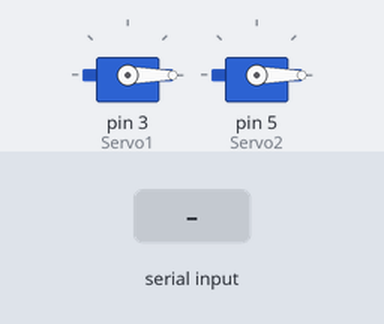
Bench run of a sketch on a simulated Arduino Uno, built with avr-gcc and run on an emulated ATmega328P. Parts: 2 × servo. Wiring (inferred from the names in the program): 2 × servo: signal pin 3 / signal pin 5. Inputs (shaded band) come from the test bench. Servo pulses on a pin are drawn as a servo (544–2400 µs = 0–180°).

Above: at 1.2 s.
1.3 s: "1:90:45\n" received over Serial
At 2.3 s:
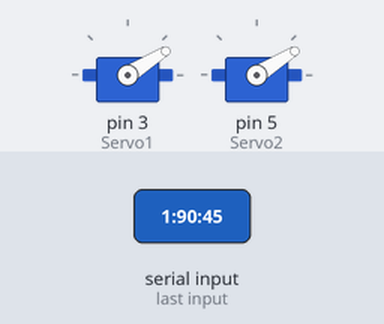
2.8 s: "30:150\n" received over Serial
At 3.2 s:
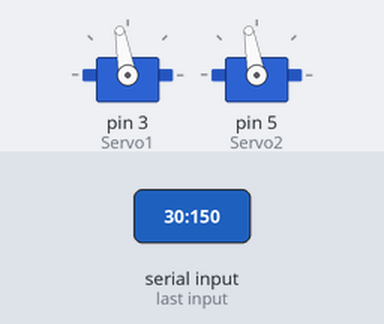
4.3 s: "200\n" received over Serial
At 5.3 s:
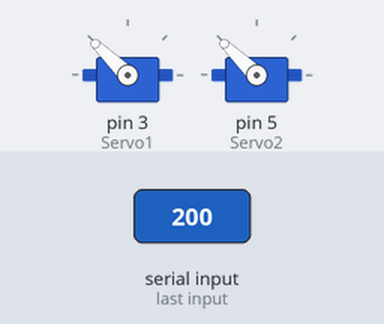
5.8 s: ":" received over Serial
At 6.1 s:
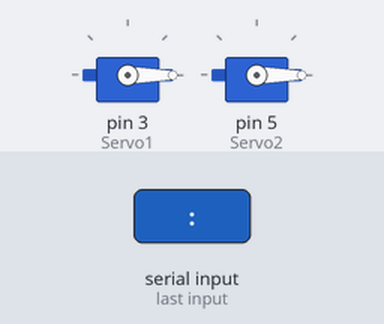
7.3 s: "90:45\n" received over Serial
At 8.5 s:
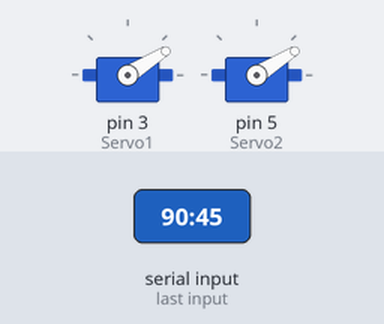
Timing chart, 0 to 9.8 s (numbered marks = the images above; inputs shaded):
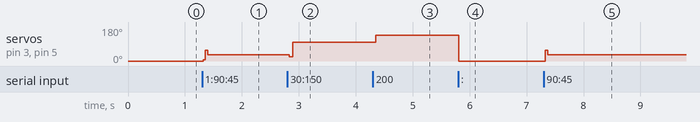

Measured:
- after the input at 1.3 s, servo on pin 3 (Servo1), servo on pin 5 (Servo2): 0° → 32° at once
- after the input at 2.8 s, servo on pin 3 (Servo1), servo on pin 5 (Servo2): 32° → 100° at once
- after the input at 4.3 s, servo on pin 3 (Servo1), servo on pin 5 (Servo2): 100° → 136° after 0.05 s
- after the input at 5.8 s, servo on pin 3 (Servo1), servo on pin 5 (Servo2): 136° → 0° at once
- after the input at 7.3 s, servo on pin 3 (Servo1), servo on pin 5 (Servo2): 0° → 32° at once

The sketch:

ArduinoFirmware.ino
```cpp
#define Servo1 3 //This is to control the first motor
#define Servo2 5 //This is to contorl the second motor
char command;
String string;
int onTime1=500; //onTime is the amount of time that the motors are on High and low from
int onTime2=500;
int ind1,ind2; // LabVIEW will send a string that looks like Angle1, #, Angle2, #, and the ind1 and ind2 are indicators ',' to concatenate the strings
String strangle1, strangle2;
int Angle1, Angle2;
int Angle=0;
void setup() {
  Serial.begin(9600); //This is necessary for the baud rate
  pinMode(Servo1, OUTPUT);
  pinMode(Servo2, OUTPUT); //this function makes the pin work as an output, this case pin 3 and 5 are outputs so that the motors turn
}

void loop() {
  if (Serial.available()>0) { //This checks if there is an input given to the serial port
    string = ""; //creates an empty string
  }
  while (Serial.available()>0) {
    command = ((byte)Serial.read()); //reads each byte of the serial input
    if (command== ':') { //breaks the function if it is at the end of input
      break;
    } else {
      string += command; //combines all of the input strings together
      Action(onTime1, onTime2); //This function is what turns the motors, needs the constant calling for it to stay at a certain angle
    }
    delay(1);
  }
  ind1 = string.indexOf(','); //Finds the index of the first indicator
  strangle1 = string.substring(0, ind1); //finds the string of the first angle
  ind2 = string.indexOf(',', ind1+1); //finds the index of the second indicator
  strangle2 = string.substring(ind1+1, ind2); //finds the string of the second angle
  Angle1 = strangle1.toInt(); //changes the string angle to an integer
  Angle2 = strangle2.toInt();  //changes to integer
  if ((Angle1>0)&&(Angle1<90)) { //Since the motors are piecewise linear, we need two different cases.
    onTime1=(int) ((Angle1+103.4)/0.17233); //This is the formula of how long the motors have to be in HIGH for to get the specific angle
  } else if ((Angle1>=90)&&(Angle1<=270)) {
    onTime1=(int) ((Angle1+62.808)/0.1359);//This is the formula of the same thing for angles between 90 and 270
  } else {
    onTime1 = 500;
  }
  if ((Angle2<90)&&(Angle2>0)) {//This is to find the onTime for the second motor
    onTime2=(int) ((Angle2+103.4)/0.17233); //This is the formula of how long the motors have to be in HIGH for to get the specific angle
  } else if ((Angle2>=90)&&(Angle2<=270)) {
    onTime2=(int) ((Angle2+62.808)/0.1359);//This is the formula for the same thing but for angles between 90 and 270
  } else {
    onTime2 = 500; //This onTime keeps the angle at 0 degrees angle
  }
  Action(onTime1, onTime2); //After finding the onTime for each motor, we call a function that implements the onTime to the motors
}

void Action(int onTime1, int onTime2) {
  if (onTime1>onTime2) { //There are 3 cases for which the onTimes can be, and depending on which case it is, they must be structured in this format
    digitalWrite(Servo1, HIGH);
    digitalWrite(Servo2, HIGH);
    delayMicroseconds(onTime2);
    digitalWrite(Servo2, LOW);
    delayMicroseconds(onTime1-onTime2);
    digitalWrite(Servo1, LOW);
    delayMicroseconds(10000-onTime1);//This entire if statement is for when the first motor has a greater angle than the second motor. The first motor must be on digital high for longer.
  } else if (onTime2>onTime1) {
    digitalWrite(Servo1, HIGH);
    digitalWrite(Servo2, HIGH);
    delayMicroseconds(onTime1);
    digitalWrite(Servo1, LOW);
    delayMicroseconds(onTime2-onTime1);
    digitalWrite(Servo2, LOW);
    delayMicroseconds(10000-onTime2);//This entire else if statement is for when the second motor has a greater angle than the first motor.
  } else {
    digitalWrite(Servo1, HIGH);
    digitalWrite(Servo2, HIGH);
    delayMicroseconds(onTime1);
    digitalWrite(Servo1, LOW);
    digitalWrite(Servo2, LOW);
    delayMicroseconds(10000-onTime1); // This else statement is for when they are the same angle.
  }
}
```
